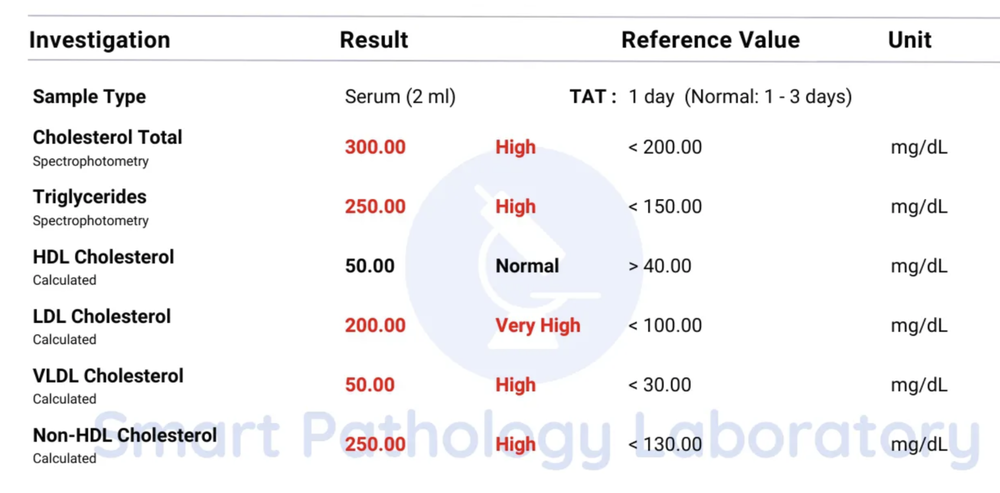
#> input picture lipid_profile/lipid1.png, 1000 x 493 px, shrunk from 1930 x 952 before the run
$ python test.py
#> lines starting #> are read from the running program, lines starting #| are printed output that depends on the picture; after the words box and inside, x2 and y2 are one past the last pixel; in counts of white or black regions, pixels touching at a corner belong together
import cv2
import matplotlib.pyplot as plt

# Read image
image_path = 'lipid_profile/lipid1.png'
img = cv2.imread(image_path)
#> img is the input picture: shape (493, 1000, 3); mean B, G, R 244.2, 243, 243.6

# Convert to grayscale
gray_img = cv2.cvtColor(img, cv2.COLOR_BGR2GRAY)

# Apply adaptive thresholding
binary_img_adaptive = cv2.adaptiveThreshold(gray_img, 255,
                                            cv2.ADAPTIVE_THRESH_GAUSSIAN_C,
                                            cv2.THRESH_BINARY, 11, 2)
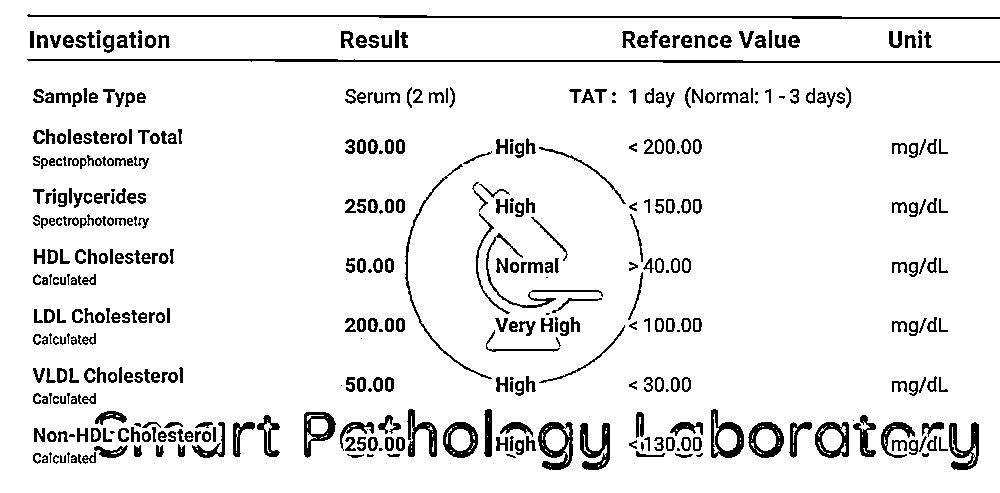
#> binary_img_adaptive: shape (493, 1000); 91.8% white; 443 black regions (47 under 20 px), largest, box (x1, y1, x2, y2) and area: (27, 59, 1000, 63) 2090, (27, 14, 1000, 19) 2045, (538, 422, 573, 470) 839

# Apply Otsu's thresholding
_, binary_img_otsu = cv2.threshold(gray_img, 0, 255,
                                    cv2.THRESH_BINARY + cv2.THRESH_OTSU)
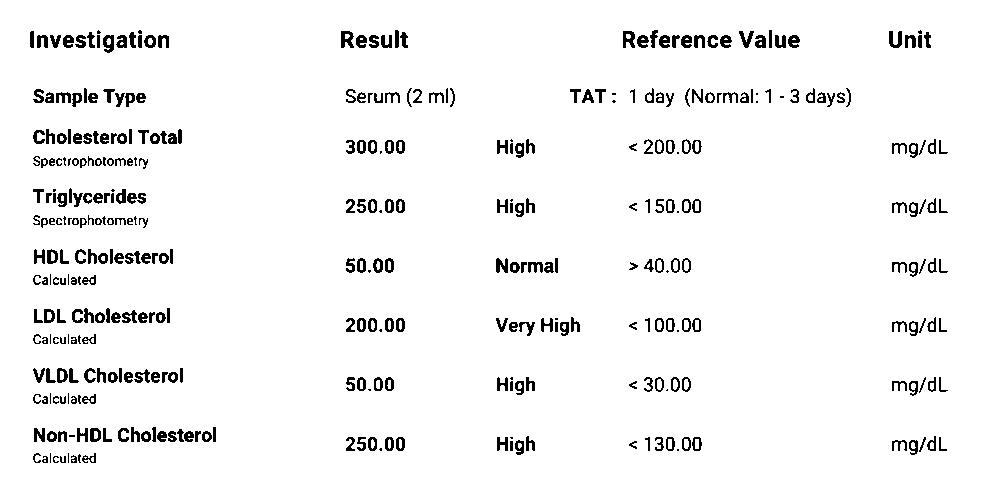
#> binary_img_otsu: shape (493, 1000); 95.5% white; 381 black regions (46 under 20 px), largest, box (x1, y1, x2, y2) and area: (341, 31, 354, 48) 152, (623, 31, 635, 48) 141, (889, 31, 902, 48) 138

# Display using Matplotlib
plt.figure(figsize=(20, 10))

# Original
plt.subplot(3, 1, 1)
plt.title('Original Image')
plt.imshow(img, cmap='gray')
plt.axis('off')  # Hide axes

# Otsu Binarized Image
plt.subplot(3, 1, 2)
plt.title('Otsu Binarized Image')
plt.imshow(binary_img_otsu, cmap='gray')
plt.axis('off')  # Hide axes

#  Adaptive Binarized Image
plt.subplot(3, 1, 3)
plt.title('Adaptive Binarized Image')
plt.imshow(binary_img_adaptive, cmap='gray')
plt.axis('off')  # Hide axes

# Show the plot
plt.show()
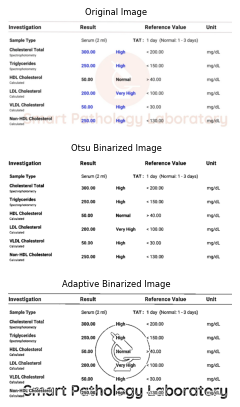
#> figure drawn by matplotlib, 3 panels; B, G, R data is drawn as R, G, B

$ run again, with lipid_profile/lipid2.png copied over lipid_profile/lipid1.png
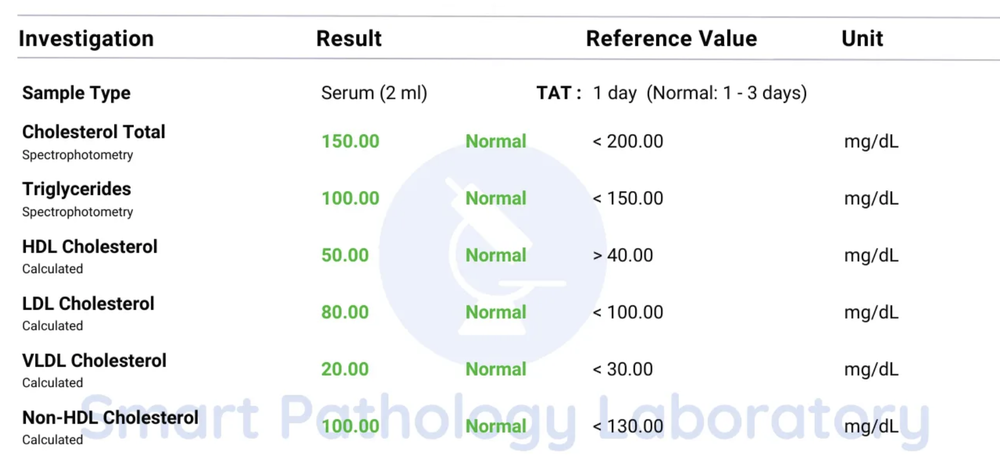
#> input picture lipid_profile/lipid2.png, 1000 x 471 px, shrunk from 1804 x 850 before the run
#> img is the input picture: shape (471, 1000, 3); mean B, G, R 244.8, 244.6, 243.2
#> `binary_img_adaptive = cv2.adaptiveThreshold(gray_img, 255, cv2.ADAPTIV..`:
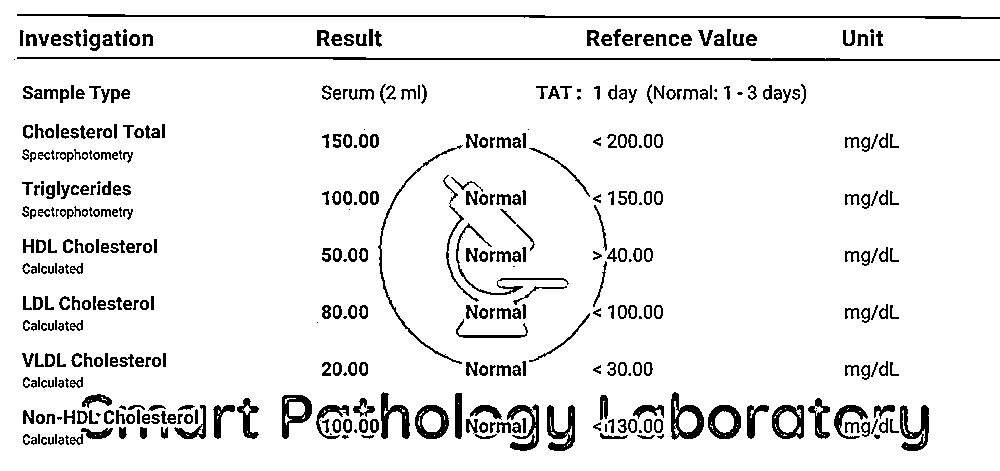
#> binary_img_adaptive: shape (471, 1000); 92% white; 444 black regions (44 under 20 px), largest, box (x1, y1, x2, y2) and area: (17, 57, 1000, 61) 2086, (17, 14, 1000, 19) 2056, (671, 392, 704, 440) 702
#> binary_img_otsu: shape (471, 1000); 96% white; black in thin lines or dots, all inside (x1, y1, x2, y2) = (20, 29, 899, 444)
#> `plt.show()`:
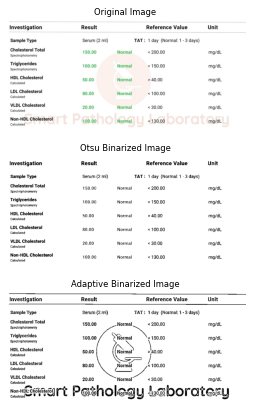
#> figure drawn by matplotlib, 3 panels; B, G, R data is drawn as R, G, B

$ run again, with lipid_profile/lipid3.png copied over lipid_profile/lipid1.png
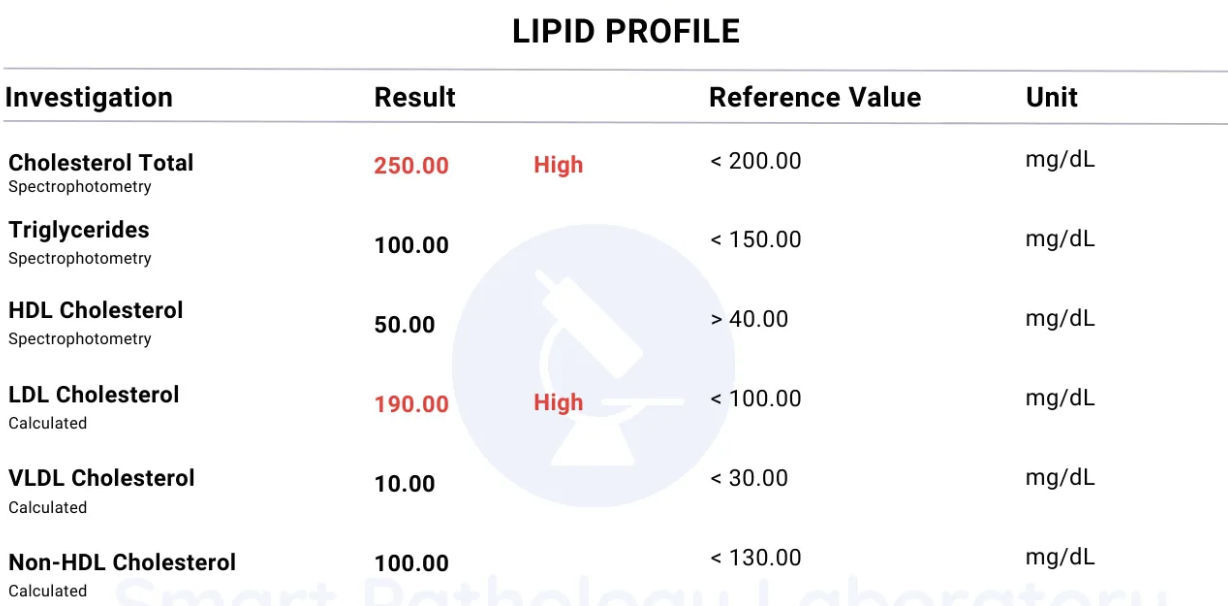
#> input picture lipid_profile/lipid3.png, 1228 x 606 px
#> img is the input picture: shape (606, 1228, 3); mean B, G, R 246, 245.3, 245.4
#> `binary_img_adaptive = cv2.adaptiveThreshold(gray_img, 255, cv2.ADAPTIV..`:
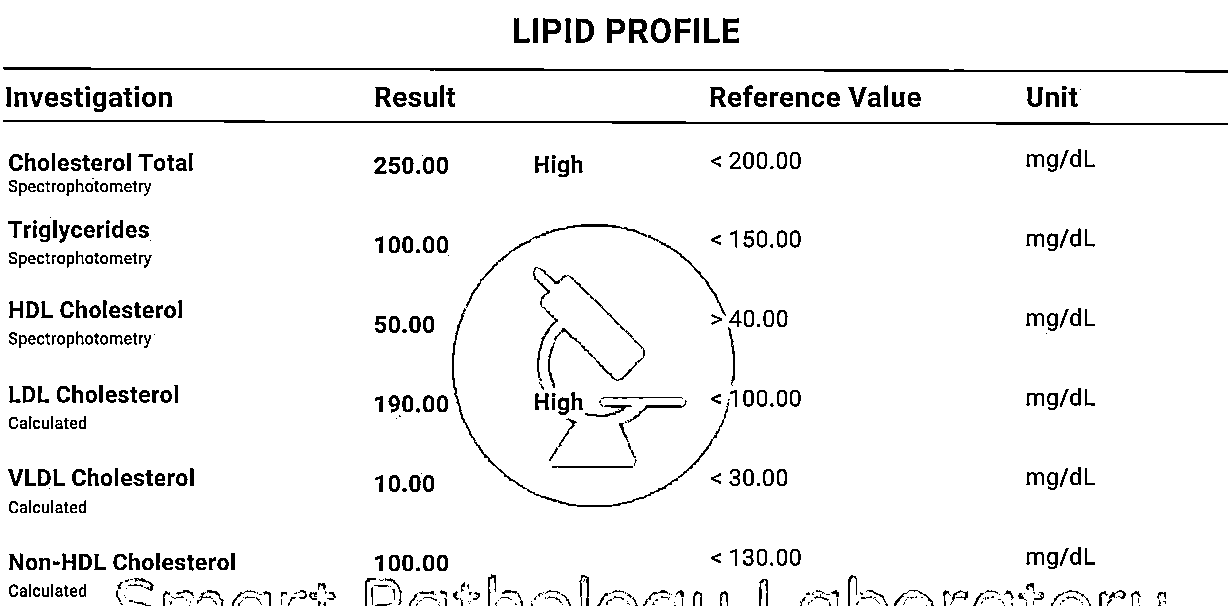
#> binary_img_adaptive: shape (606, 1228); 94.7% white; 549 black regions (159 under 20 px), largest, box (x1, y1, x2, y2) and area: (3, 67, 1228, 73) 2828, (3, 120, 1228, 125) 2659, (452, 308, 729, 507) 943
#> binary_img_otsu: shape (606, 1228); 96.5% white; 339 black regions (27 under 20 px), largest, box (x1, y1, x2, y2) and area: (629, 19, 648, 43) 292, (650, 18, 671, 43) 286, (576, 19, 594, 43) 276
#> `plt.show()`:
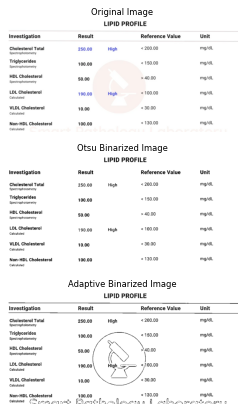
#> figure drawn by matplotlib, 3 panels; B, G, R data is drawn as R, G, B
